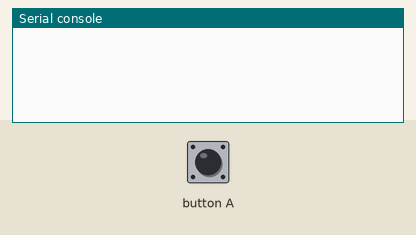
The program below on a simulated BBC micro:bit (MakeCode). Parts: the last lines printed to the serial console. The test bench sets the inputs (shaded band).

Above: at 1.2 s.
1.3 s: button A pressed for 0.15 s
At 5.9 s:
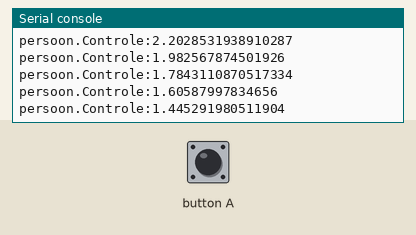
At 10.3 s:
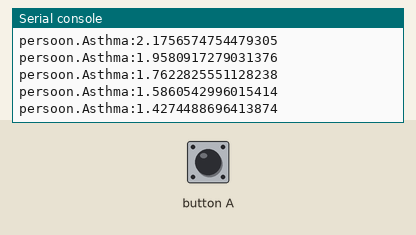
Timing chart, 0 to 11.8 s (numbered marks = the images above; inputs shaded):
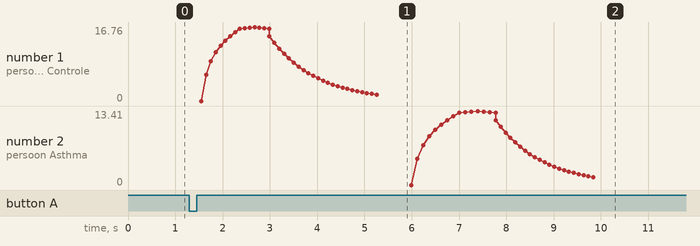

The program:

main.ts
```typescript
let Persoon = ""
let longcapaciteit_L = 0
let diameter_bronchioli_mm = 0
let datapunt = 0
function Controle () {
    Persoon = "persoon.Controle"
    longcapaciteit_L = 6
    diameter_bronchioli_mm = 1
    Blazen()
    basic.pause(500)
}
input.onButtonPressed(Button.A, function () {
    Controle()
    Astma()
})
function Blazen () {
    datapunt = 0
    Blazen2()
    for (let index = 0; index <= 7; index++) {
        datapunt = datapunt + longcapaciteit_L * diameter_bronchioli_mm / (index + 1)
        Blazen2()
    }
    for (let index = 0; index < longcapaciteit_L / 2; index++) {
        datapunt += longcapaciteit_L * diameter_bronchioli_mm / 40
        Blazen2()
    }
    for (let index = 0; index < longcapaciteit_L / 2; index++) {
        datapunt += longcapaciteit_L * diameter_bronchioli_mm / -40
        Blazen2()
    }
    while (datapunt > 1.5) {
        datapunt = datapunt - datapunt / 10
        Versturen()
        basic.pause(100)
    }
}
function Versturen () {
    serial.writeValue(Persoon, datapunt)
}
function Astma () {
    Persoon = "persoon.Asthma"
    longcapaciteit_L = 6
    diameter_bronchioli_mm = 0.8
    Blazen()
    basic.pause(500)
}
function Blazen2 () {
    basic.pause(100 / diameter_bronchioli_mm)
    Versturen()
}
```

test.ts
```typescript
// tests gaan hier; deze zal niet worden gecompileerd wanneer dit pakket wordt gebruikt als extensie.
```

Measured:
- after the input at 1.3 s, the serial console: prints a new line after 0.25 s (image 1)
